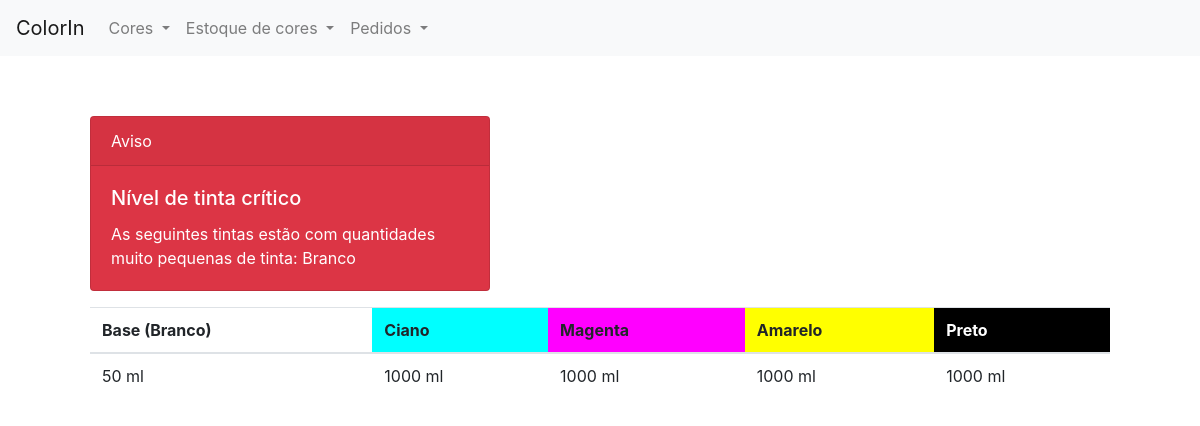
Before: /stock_status with the older database file.
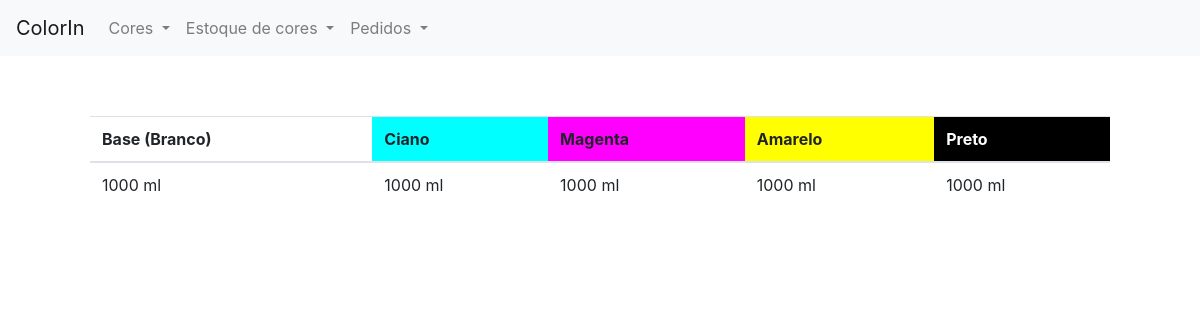
After: the same page with the newer database file.
### color_in/models/stock.py (models this page shows)
class Stock(models.Model):
    stock_base = models.IntegerField(verbose_name='Base (Branco)', validators=[
                                     MinValueValidator(0)])
    stock_black = models.IntegerField(verbose_name='Preto',
                                      validators=[MinValueValidator(0)])
    stock_yellow = models.IntegerField(verbose_name='Amarelo',
                                       validators=[MinValueValidator(0)])
    stock_magenta = models.IntegerField(verbose_name='Magenta',
                                        validators=[MinValueValidator(0)])
    stock_cyan = models.IntegerField(verbose_name='Ciano',
                                     validators=[MinValueValidator(0)])
    stock_status = models.BooleanField(verbose_name='Status')

### color_in/views/stock_view.py (the view)
# urls.py: path('stock_status', StockObjectListView.as_view(), name='stock-status'),
class StockObjectListView(ListView):
    model = Stock
    queryset = Stock.objects.filter(pk=1)
    def get_critical_colors(self):
        critical_level = 100
        obj = Stock.objects.get(pk=1)
        all_levels = [(obj.stock_base, 'Branco'), (obj.stock_black, 'Preto'),
                      (obj.stock_yellow, 'Amarelo'), (obj.stock_magenta, 'Magenta'),
                      (obj.stock_cyan, 'Ciano')]
        critical_colors = filter(lambda tup: tup[0] <= critical_level, all_levels)
        critical_colors = list(map(lambda tup: tup[1], critical_colors))
        return critical_colors
    def get_context_data(self, **kwargs):
        data = super().get_context_data(**kwargs)
        critical_colors = self.get_critical_colors()
        data['critical_colors_list'] = critical_colors
        data['critical_colors'] = ", ".join(critical_colors)
        return data

### color_in/templates/color_in/stock_list.html (shortened to what this page needs)
{% extends 'header.html' %}
    {% block content %}
    <table class="table">
        <thead>
            <tr>
                <th>Base (Branco)</th>
                <th bgcolor="cyan">Ciano</th>
                <th bgcolor="magenta">Magenta</th>
                <th bgcolor="yellow">Amarelo</th>
                <th bgcolor="black"><font color="white">Preto</font></th>
            </tr>
        </thead>
        <tbody>
            {% for element in object_list %}
            <tr>
                <td>{% firstof element.stock_base|stringformat:"i"|add:" ml" "Indisponível" %}</td>
                <td>{% firstof element.stock_cyan|stringformat:"i"|add:" ml" "Indisponível" %}</td>
                <td>{% firstof element.stock_magenta|stringformat:"i"|add:" ml" "Indisponível" %}</td>
                <td>{% firstof element.stock_yellow|stringformat:"i"|add:" ml" "Indisponível" %}</td>
                <td>{% firstof element.stock_black|stringformat:"i"|add:" ml" "Indisponível" %}</td>
                {% endfor %}
            </tr>
        </tbody>
        {% if critical_colors_list|length > 0 %}
        <div class="card text-white bg-danger mb-3" style="max-width: 25rem;">
                <div class="card-header">Aviso</div>
                <div class="card-body">
                  <h5 class="card-title">Nível de tinta crítico</h5>
                  <p class="card-text">As seguintes tintas estão com quantidades muito pequenas de tinta: {{ critical_colors }}</p>
                </div>
        </div>
        {% endif %}
        {% endblock %}

Changed rows visible on the page:
changed Stock "1000 ml": stock_base "50 ml" → "1000 ml"
Other visible differences:
{{ critical_colors }}: "Branco" → (not shown)
text no longer shown: "Aviso Nível de tinta crítico As seguintes tintas estão com quantidades muito pequenas de tinta:"
